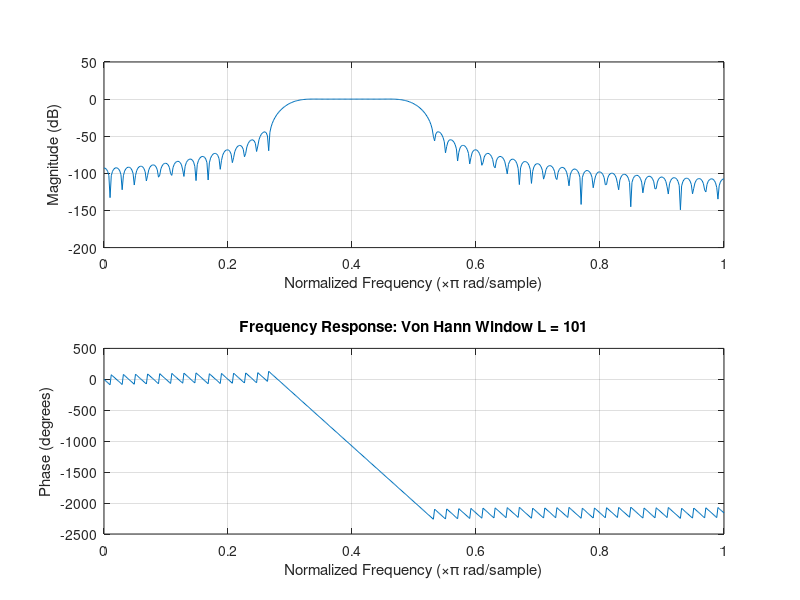
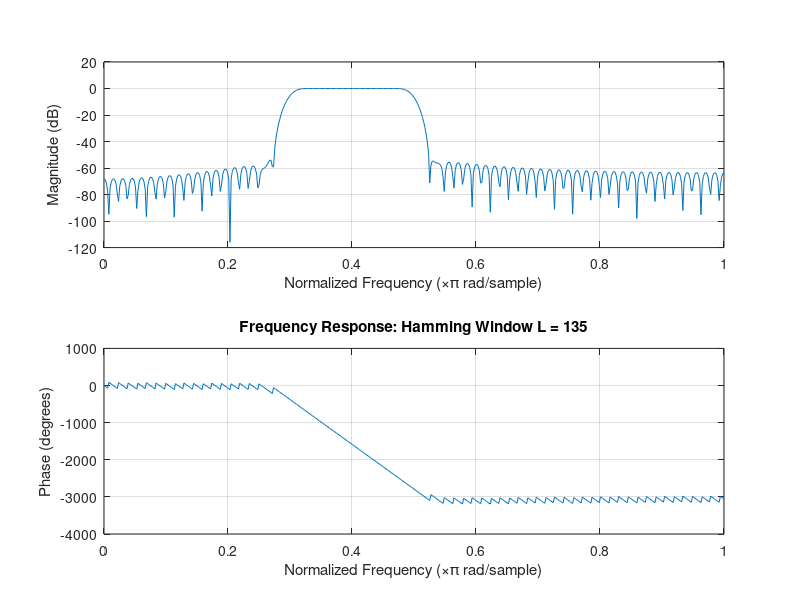
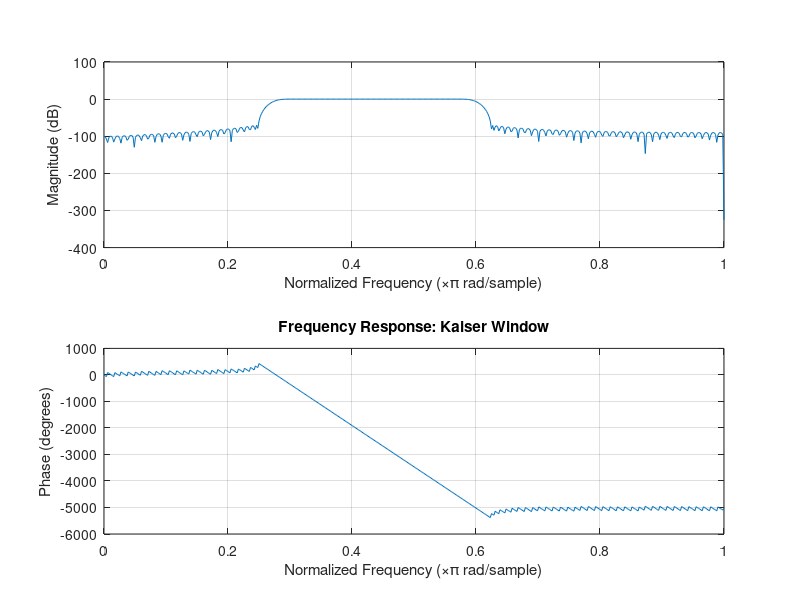

MATLAB code to generate these figures, in order:
% Adam Dykhouse
% EE453 Exam 2 Take Home Problem 2d
% Design a linear phase FIR bandpass filter.
Fs = 20000;                 % Sampling frequency
Wp = [3000 5000]*2/Fs;      % Normalized passband cutoff Frequencies

% Part A: FIR Bandpass of length 101 designed with Hanning window
N = 100;
B = fir1(N,Wp,hann(N+1));   % Determine filter coefficients
figure(1),freqz(B,1);       % Calculate and plot frequency response
title('Frequency Response: Von Hann Window L = 101');

% Part B: Hamming Window M = 67 (L = 135)
N = 134;
B = fir1(N,Wp);
figure(2),freqz(B,1);       % Calculate and plot frequency response
title('Frequency Response: Hamming Window L = 135');


% Part C: Kaiser Adjustable Window
F = [2500 3000 5000 7000];  % Start/stop band edge frequencies in Hz
A = [0 1 0];                % Desired amplitude response
DEV = [1 1 1]*.00031622766; % 35dB ripple/deviation
[N,Wn,BTA,FILTYPE] = kaiserord(F,A,DEV,Fs);  % Determine Kaiser parameters
B = fir1(N, Wn, FILTYPE, kaiser(N+1,BTA)); % Calculate filter coefficients
figure(3),freqz(B,1);
title('Frequency Response: Kaiser Window');